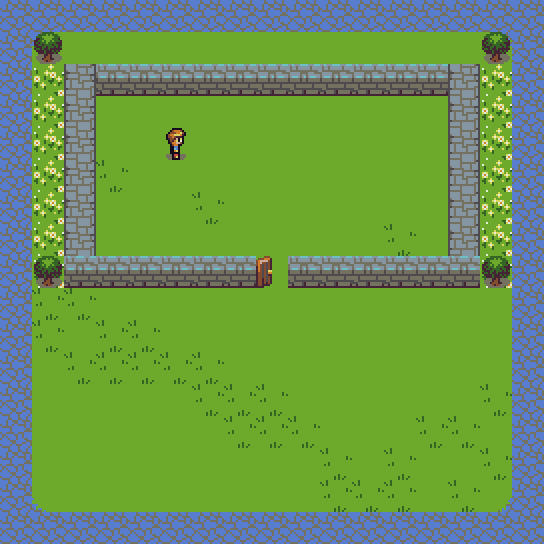

Tiled map render using the project's own tile images. Description and the map definition, with tile-layer contents summarised, below:
An orthogonal 17x17 tile map with 32x32 px tiles, 5 tile layers (bg1, bg2, obstacles, ramassable, ...).

<map version="1.0" orientation="orthogonal" renderorder="right-down" width="17" height="17" tilewidth="32" tileheight="32" nextobjectid="1">
 <tileset firstgid="1" name="tiny-Complete-Spritesheet-32x32-fruits" tilewidth="32" tileheight="32">
  <image source="../SpriteSheet-32x32/tiny-Complete-Spritesheet-32x32-fruits.bmp" width="512" height="512" />
 </tileset>
 <layer name="bg1" width="17" height="17">
  <data>[289 cells, 225 non-empty, 2 distinct tile ids]</data>
 </layer>
 <layer name="bg2" width="17" height="17">
  <data>[289 cells, 45 non-empty, 7 distinct tile ids]</data>
 </layer>
 <layer name="obstacles" width="17" height="17">
  <data>[289 cells, 103 non-empty, 4 distinct tile ids]</data>
 </layer>
 <layer name="ramassable" width="17" height="17">
  <data>[289 cells, 3 non-empty, 1 distinct tile ids]</data>
 </layer>
 <layer name="joueur" width="17" height="17">
  <data>[289 cells, 1 non-empty, 1 distinct tile ids]</data>
 </layer>
</map>
